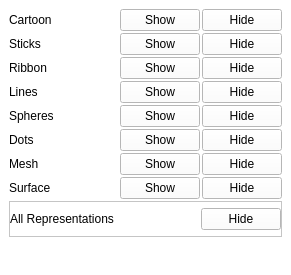
                     <widget class="QWidget" name="scrollAreaWidgetContents_2">
                      <property name="geometry">
                       <rect>
                        <x>0</x>
                        <y>0</y>
                        <width>291</width>
                        <height>275</height>
                       </rect>
                      </property>
                      <property name="styleSheet">
                       <string notr="true">background-color: white;</string>
                      </property>
                      <layout class="QVBoxLayout" name="verticalLayout_25">
                       <property name="spacing">
                        <number>2</number>
                       </property>
                       <property name="leftMargin">
                        <number>9</number>
                       </property>
                       <property name="topMargin">
                        <number>9</number>
                       </property>
                       <property name="rightMargin">
                        <number>9</number>
                       </property>
                       <property name="bottomMargin">
                        <number>9</number>
                       </property>
                       <item>
                        <layout class="QHBoxLayout" name="protein_cartoon_layout">
                         <item>
                          <widget class="QLabel" name="lbl_protein_cartoon">
                           <property name="text">
                            <string>Cartoon</string>
                           </property>
                          </widget>
                         </item>
                         <item>
                          <spacer name="horizontalSpacer_10">
                           <property name="orientation">
                            <enum>Qt::Horizontal</enum>
                           </property>
                           <property name="sizeHint" stdset="0">
                            <size>
                             <width>40</width>
                             <height>20</height>
                            </size>
                           </property>
                          </spacer>
                         </item>
                         <item>
                          <widget class="QPushButton" name="btn_protein_show_cartoon">
                           <property name="text">
                            <string>Show</string>
                           </property>
                          </widget>
                         </item>
                         <item>
                          <widget class="QPushButton" name="btn_protein_hide_cartoon">
                           <property name="text">
                            <string>Hide</string>
                           </property>
                          </widget>
                         </item>
                        </layout>
                       </item>
                       <item>
                        <layout class="QHBoxLayout" name="protein_sticks_layout">
                         <item>
                          <widget class="QLabel" name="lbl_protein_sticks">
                           <property name="text">
                            <string>Sticks</string>
                           </property>
                          </widget>
                         </item>
                         <item>
                          <spacer name="horizontalSpacer_11">
                           <property name="orientation">
                            <enum>Qt::Horizontal</enum>
                           </property>
                           <property name="sizeHint" stdset="0">
                            <size>
                             <width>40</width>
                             <height>20</height>
                            </size>
                           </property>
                          </spacer>
                         </item>
                         <item>
                          <widget class="QPushButton" name="btn_protein_show_sticks">
                           <property name="text">
                            <string>Show</string>
                           </property>
                          </widget>
                         </item>
                         <item>
                          <widget class="QPushButton" name="btn_protein_hide_sticks">
                           <property name="text">
                            <string>Hide</string>
                           </property>
                          </widget>
                         </item>
                        </layout>
                       </item>
                       <item>
                        <layout class="QHBoxLayout" name="protein_ribbon_layout">
                         <item>
                          <widget class="QLabel" name="lbl_protein_ribbon">
                           <property name="text">
                            <string>Ribbon</string>
                           </property>
                          </widget>
                         </item>
                         <item>
                          <spacer name="horizontalSpacer_12">
                           <property name="orientation">
                            <enum>Qt::Horizontal</enum>
                           </property>
                           <property name="sizeHint" stdset="0">
                            <size>
                             <width>40</width>
                             <height>20</height>
                            </size>
                           </property>
                          </spacer>
                         </item>
                         <item>
                          <widget class="QPushButton" name="btn_protein_show_ribbon">
                           <property name="text">
                            <string>Show</string>
                           </property>
                          </widget>
                         </item>
                         <item>
                          <widget class="QPushButton" name="btn_protein_hide_ribbon">
                           <property name="text">
                            <string>Hide</string>
                           </property>
                          </widget>
                         </item>
                        </layout>
                       </item>
                       <item>
                        <layout class="QHBoxLayout" name="protein_lines_layout">
                         <item>
                          <widget class="QLabel" name="lbl_protein_lines">
                           <property name="text">
                            <string>Lines</string>
                           </property>
                          </widget>
                         </item>
                         <item>
                          <spacer name="horizontalSpacer_25">
                           <property name="orientation">
                            <enum>Qt::Horizontal</enum>
                           </property>
                           <property name="sizeHint" stdset="0">
                            <size>
                             <width>40</width>
                             <height>20</height>
                            </size>
                           </property>
                          </spacer>
                         </item>
                         <item>
                          <widget class="QPushButton" name="btn_protein_show_lines">
                           <property name="text">
                            <string>Show</string>
                           </property>
                          </widget>
                         </item>
                         <item>
                          <widget class="QPushButton" name="btn_protein_hide_lines">
                           <property name="text">
                            <string>Hide</string>
                           </property>
                          </widget>
                         </item>
                        </layout>
                       </item>
                       <item>
                        <layout class="QHBoxLayout" name="protein_spheres_layout">
                         <item>
                          <widget class="QLabel" name="lbl_protein_spheres">
                           <property name="text">
                            <string>Spheres</string>
                           </property>
                          </widget>
                         </item>
                         <item>
                          <spacer name="horizontalSpacer_21">
                           <property name="orientation">
                            <enum>Qt::Horizontal</enum>
                           </property>
                           <property name="sizeHint" stdset="0">
                            <size>
                             <width>40</width>
                             <height>20</height>
                            </size>
                           </property>
                          </spacer>
                         </item>
                         <item>
                          <widget class="QPushButton" name="btn_protein_show_spheres">
                           <property name="text">
                            <string>Show</string>
                           </property>
                          </widget>
                         </item>
                         <item>
                          <widget class="QPushButton" name="btn_protein_hide_spheres">
                           <property name="text">
                            <string>Hide</string>
                           </property>
                          </widget>
                         </item>
                        </layout>
                       </item>
                       <item>
                        <layout class="QHBoxLayout" name="protein_dots_layout">
                         <item>
                          <widget class="QLabel" name="lbl_protein_dots">
                           <property name="text">
                            <string>Dots</string>
                           </property>
                          </widget>
                         </item>
                         <item>
                          <spacer name="horizontalSpacer_22">
                           <property name="orientation">
                            <enum>Qt::Horizontal</enum>
                           </property>
                           <property name="sizeHint" stdset="0">
                            <size>
                             <width>40</width>
                             <height>20</height>
                            </size>
                           </property>
                          </spacer>
                         </item>
                         <item>
                          <widget class="QPushButton" name="btn_protein_show_dots">
                           <property name="text">
                            <string>Show</string>
                           </property>
                          </widget>
                         </item>
                         <item>
                          <widget class="QPushButton" name="btn_protein_hide_dots">
                           <property name="text">
                            <string>Hide</string>
                           </property>
                          </widget>
                         </item>
                        </layout>
                       </item>
                       <item>
                        <layout class="QHBoxLayout" name="protein_mesh_layout">
                         <item>
                          <widget class="QLabel" name="lbl_protein_mesh">
                           <property name="text">
                            <string>Mesh</string>
                           </property>
                          </widget>
                         </item>
                         <item>
                          <spacer name="horizontalSpacer_23">
                           <property name="orientation">
                            <enum>Qt::Horizontal</enum>
                           </property>
                           <property name="sizeHint" stdset="0">
                            <size>
                             <width>40</width>
                             <height>20</height>
                            </size>
                           </property>
                          </spacer>
                         </item>
                         <item>
                          <widget class="QPushButton" name="btn_protein_show_mesh">
                           <property name="text">
                            <string>Show</string>
                           </property>
                          </widget>
                         </item>
                         <item>
                          <widget class="QPushButton" name="btn_protein_hide_mesh">
                           <property name="text">
                            <string>Hide</string>
                           </property>
                          </widget>
                         </item>
                        </layout>
                       </item>
                       <item>
                        <layout class="QHBoxLayout" name="protein_surface_layout">
                         <item>
                          <widget class="QLabel" name="lbl_protein_surface">
                           <property name="text">
                            <string>Surface</string>
                           </property>
                          </widget>
                         </item>
                         <item>
                          <spacer name="horizontalSpacer_24">
                           <property name="orientation">
                            <enum>Qt::Horizontal</enum>
                           </property>
                           <property name="sizeHint" stdset="0">
                            <size>
                             <width>40</width>
                             <height>20</height>
                            </size>
                           </property>
                          </spacer>
                         </item>
                         <item>
                          <widget class="QPushButton" name="btn_protein_show_surface">
                           <property name="text">
                            <string>Show</string>
                           </property>
                          </widget>
                         </item>
                         <item>
                          <widget class="QPushButton" name="btn_protein_hide_surface">
                           <property name="text">
                            <string>Hide</string>
                           </property>
                          </widget>
                         </item>
                        </layout>
                       </item>
                       <item>
                        <widget class="QFrame" name="frame_7">
                         <property name="frameShape">
                          <enum>QFrame::StyledPanel</enum>
                         </property>
                         <property name="frameShadow">
                          <enum>QFrame::Raised</enum>
                         </property>
                         <layout class="QVBoxLayout" name="verticalLayout_14">
                          <property name="leftMargin">
                           <number>0</number>
                          </property>
                          <property name="topMargin">
                           <number>6</number>
                          </property>
                          <property name="rightMargin">
                           <number>0</number>
                          </property>
                          <property name="bottomMargin">
                           <number>6</number>
                          </property>
                          <item>
                           <layout class="QHBoxLayout" name="horizontalLayout_16">
                            <item>
                             <widget class="QLabel" name="lbl_protein_all_representations">
                              <property name="text">
                               <string>All Representations</string>
                              </property>
                             </widget>
                            </item>
                            <item>
                             <spacer name="horizontalSpacer_5">
                              <property name="orientation">
                               <enum>Qt::Horizontal</enum>
                              </property>
                              <property name="sizeHint" stdset="0">
                               <size>
                                <width>40</width>
                                <height>20</height>
                               </size>
                              </property>
                             </spacer>
                            </item>
                            <item>
                             <widget class="QPushButton" name="btn_protein_hide_all_representations">
                              <property name="text">
                               <string>Hide</string>
                              </property>
                             </widget>
                            </item>
                           </layout>
                          </item>
                         </layout>
                        </widget>
                       </item>
                       <item>
                        <spacer name="verticalSpacer_4">
                         <property name="orientation">
                          <enum>Qt::Vertical</enum>
                         </property>
                         <property name="sizeHint" stdset="0">
                          <size>
                           <width>20</width>
                           <height>40</height>
                          </size>
                         </property>
                        </spacer>
                       </item>
                      </layout>
                     </widget>
